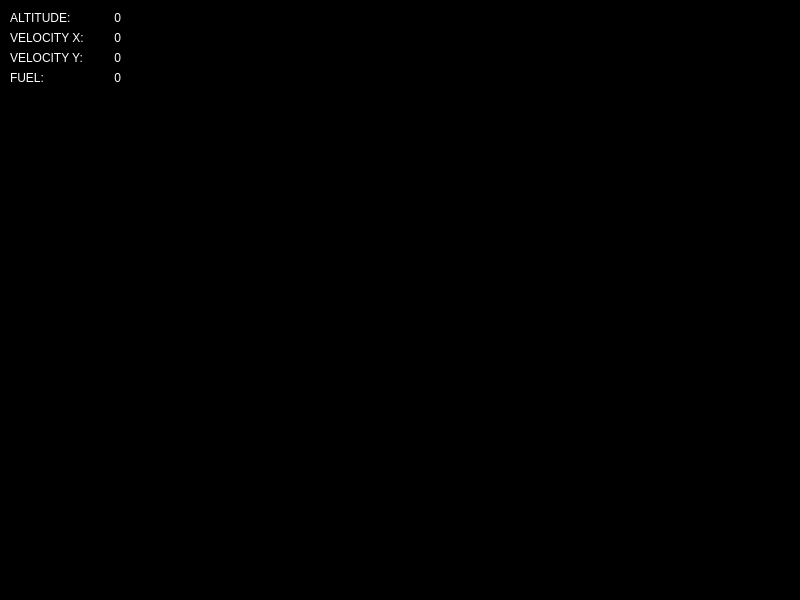
<?xml version="1.0" encoding="UTF-8"?>
<ui version="4.0">
 <class>MainWindow</class>
 <widget class="QMainWindow" name="MainWindow">
  <property name="geometry">
   <rect>
    <x>0</x>
    <y>0</y>
    <width>800</width>
    <height>600</height>
   </rect>
  </property>
  <property name="minimumSize">
   <size>
    <width>800</width>
    <height>600</height>
   </size>
  </property>
  <property name="windowTitle">
   <string>Mars Lander</string>
  </property>
  <property name="styleSheet">
   <string notr="true">background-color:black; color:white;</string>
  </property>
  <widget class="QWidget" name="centralWidget">
   <widget class="QGraphicsView" name="graphicsView">
    <property name="geometry">
     <rect>
      <x>0</x>
      <y>-20</y>
      <width>801</width>
      <height>601</height>
     </rect>
    </property>
   </widget>
   <widget class="QLabel" name="label_alt">
    <property name="geometry">
     <rect>
      <x>10</x>
      <y>10</y>
      <width>81</width>
      <height>16</height>
     </rect>
    </property>
    <property name="text">
     <string>ALTITUDE:</string>
    </property>
   </widget>
   <widget class="QLabel" name="label_x">
    <property name="geometry">
     <rect>
      <x>10</x>
      <y>30</y>
      <width>81</width>
      <height>16</height>
     </rect>
    </property>
    <property name="text">
     <string>VELOCITY X:</string>
    </property>
   </widget>
   <widget class="QLabel" name="label_y">
    <property name="geometry">
     <rect>
      <x>10</x>
      <y>50</y>
      <width>81</width>
      <height>16</height>
     </rect>
    </property>
    <property name="text">
     <string>VELOCITY Y:</string>
    </property>
   </widget>
   <widget class="QLabel" name="label_fuel">
    <property name="geometry">
     <rect>
      <x>10</x>
      <y>70</y>
      <width>81</width>
      <height>16</height>
     </rect>
    </property>
    <property name="text">
     <string>FUEL:</string>
    </property>
   </widget>
   <widget class="QLabel" name="label_input_alt">
    <property name="geometry">
     <rect>
      <x>90</x>
      <y>10</y>
      <width>31</width>
      <height>16</height>
     </rect>
    </property>
    <property name="layoutDirection">
     <enum>Qt::RightToLeft</enum>
    </property>
    <property name="text">
     <string>0</string>
    </property>
    <property name="alignment">
     <set>Qt::AlignRight|Qt::AlignTrailing|Qt::AlignVCenter</set>
    </property>
   </widget>
   <widget class="QLabel" name="label_input_x">
    <property name="geometry">
     <rect>
      <x>90</x>
      <y>30</y>
      <width>31</width>
      <height>16</height>
     </rect>
    </property>
    <property name="layoutDirection">
     <enum>Qt::RightToLeft</enum>
    </property>
    <property name="text">
     <string>0</string>
    </property>
    <property name="alignment">
     <set>Qt::AlignRight|Qt::AlignTrailing|Qt::AlignVCenter</set>
    </property>
   </widget>
   <widget class="QLabel" name="label_input_y">
    <property name="geometry">
     <rect>
      <x>90</x>
      <y>50</y>
      <width>31</width>
      <height>16</height>
     </rect>
    </property>
    <property name="layoutDirection">
     <enum>Qt::RightToLeft</enum>
    </property>
    <property name="text">
     <string>0</string>
    </property>
    <property name="alignment">
     <set>Qt::AlignRight|Qt::AlignTrailing|Qt::AlignVCenter</set>
    </property>
   </widget>
   <widget class="QLabel" name="label_input_fuel">
    <property name="geometry">
     <rect>
      <x>90</x>
      <y>70</y>
      <width>31</width>
      <height>16</height>
     </rect>
    </property>
    <property name="layoutDirection">
     <enum>Qt::RightToLeft</enum>
    </property>
    <property name="text">
     <string>0</string>
    </property>
    <property name="alignment">
     <set>Qt::AlignRight|Qt::AlignTrailing|Qt::AlignVCenter</set>
    </property>
   </widget>
  </widget>
  <widget class="QMenuBar" name="menuBar">
   <property name="geometry">
    <rect>
     <x>0</x>
     <y>0</y>
     <width>800</width>
     <height>22</height>
    </rect>
   </property>
  </widget>
 </widget>
 <layoutdefault spacing="6" margin="11"/>
 <resources/>
 <connections/>
</ui>
